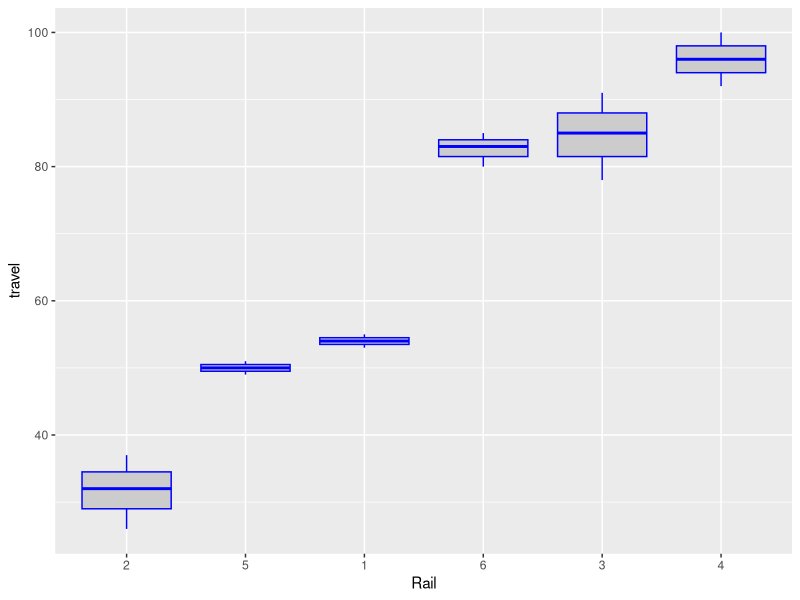
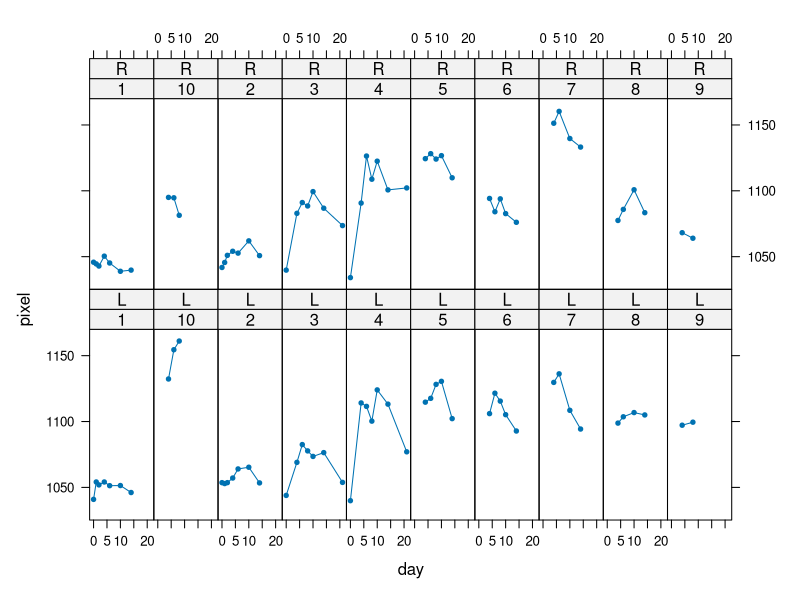

These figures' R source, in order:
## ---- chunk 1
knitr::opts_chunk$set(echo = TRUE)
library(magrittr)
## ---- chunk 2
library("nlme")
library("ggplot2")

Raildata = Rail
ggplot(Raildata, aes(x=Rail, y=travel)) +
    geom_boxplot(fill="grey80", color="blue")

## ---- chunk 3
library(dplyr)
u = mean(Raildata$travel)
effects = Raildata %>%
        group_by(Rail) %>%
        summarise(means=mean(travel)-u)
print(u)
print(effects)
summary(aov(travel~Rail, Raildata))
## ---- chunk 4
library(lme4)
Rail.mixed = lmer(travel ~ 1 + (1|Rail), Raildata)
summary(Rail.mixed)
## ---- chunk 5
sigma_u = 24.805
sigma = 4.021
u = 66.50
BLUPs = Raildata %>%
            group_by(Rail) %>%
            summarise(effects = 3*sigma_u^2/(sigma^2+3*sigma_u^2) * (mean(travel)-u))
print(BLUPs)
## ---- chunk 6
library(lattice)
data("Pixel")
xyplot(pixel ~ day | Dog + Side, data=Pixel, type='o', pch=20)
## ---- chunk 7
D = mutate(Pixel,day2=day^2)
fit = lmer(pixel~day+day2+(1|Dog/Side), data=D)
summary(fit)
